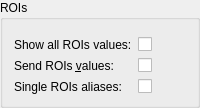
              <widget class="QGroupBox" name="groupBox">
               <property name="title">
                <string>ROIs</string>
               </property>
               <layout class="QGridLayout" name="gridLayout_50">
                <item row="0" column="0">
                 <layout class="QGridLayout" name="gridLayout_49">
                  <item row="2" column="0">
                   <widget class="QLabel" name="showallroisLabel">
                    <property name="toolTip">
                     <string>&lt;html&gt;&lt;head/&gt;&lt;body&gt;&lt;p&gt;calculate all ROIs values&lt;/p&gt;&lt;/body&gt;&lt;/html&gt;</string>
                    </property>
                    <property name="text">
                     <string>Show all ROIs values:</string>
                    </property>
                    <property name="buddy">
                     <cstring>showallroisCheckBox</cstring>
                    </property>
                   </widget>
                  </item>
                  <item row="2" column="1">
                   <widget class="QCheckBox" name="showallroisCheckBox">
                    <property name="toolTip">
                     <string>&lt;html&gt;&lt;head/&gt;&lt;body&gt;&lt;p&gt;calculate all ROIs values&lt;/p&gt;&lt;/body&gt;&lt;/html&gt;</string>
                    </property>
                    <property name="text">
                     <string/>
                    </property>
                   </widget>
                  </item>
                  <item row="3" column="0">
                   <widget class="QLabel" name="sendroisLabel">
                    <property name="toolTip">
                     <string>&lt;html&gt;&lt;head/&gt;&lt;body&gt;&lt;p&gt;send roi value(s) to LavueController server&lt;/p&gt;&lt;/body&gt;&lt;/html&gt;</string>
                    </property>
                    <property name="text">
                     <string>Send ROIs &amp;values:</string>
                    </property>
                    <property name="buddy">
                     <cstring>sendroisCheckBox</cstring>
                    </property>
                   </widget>
                  </item>
                  <item row="3" column="1">
                   <widget class="QCheckBox" name="sendroisCheckBox">
                    <property name="toolTip">
                     <string>&lt;html&gt;&lt;head/&gt;&lt;body&gt;&lt;p&gt;send roi value(s) to LavueController server&lt;/p&gt;&lt;/body&gt;&lt;/html&gt;</string>
                    </property>
                    <property name="text">
                     <string/>
                    </property>
                   </widget>
                  </item>
                  <item row="4" column="0">
                   <widget class="QLabel" name="singleroisLabel">
                    <property name="toolTip">
                     <string>&lt;html&gt;&lt;head/&gt;&lt;body&gt;&lt;p&gt;add roi1, roi2, ro3 ... aliases if their number is lower than a numer of rois&lt;/p&gt;&lt;/body&gt;&lt;/html&gt;</string>
                    </property>
                    <property name="text">
                     <string>Single ROIs aliases:</string>
                    </property>
                    <property name="buddy">
                     <cstring>singleroisCheckBox</cstring>
                    </property>
                   </widget>
                  </item>
                  <item row="4" column="1">
                   <widget class="QCheckBox" name="singleroisCheckBox">
                    <property name="toolTip">
                     <string>&lt;html&gt;&lt;head/&gt;&lt;body&gt;&lt;p&gt;add roi1, roi2, ro3 ... aliases if their number is lower than a numer of rois&lt;/p&gt;&lt;/body&gt;&lt;/html&gt;</string>
                    </property>
                    <property name="text">
                     <string/>
                    </property>
                   </widget>
                  </item>
                  <item row="0" column="1">
                   <widget class="QWidget" name="colorWidget" native="true">
                    <layout class="QGridLayout" name="gridLayout_44">
                     <property name="leftMargin">
                      <number>0</number>
                     </property>
                     <property name="topMargin">
                      <number>0</number>
                     </property>
                     <property name="rightMargin">
                      <number>0</number>
                     </property>
                     <property name="bottomMargin">
                      <number>0</number>
                     </property>
                    </layout>
                   </widget>
                  </item>
                 </layout>
                </item>
               </layout>
              </widget>
